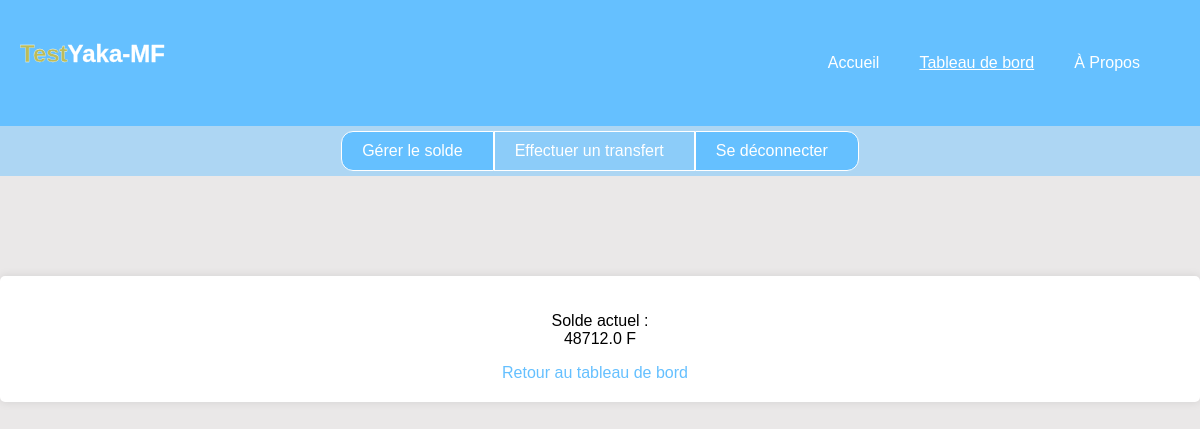
/solde (signed in), run on an earlier commit of the app's database.
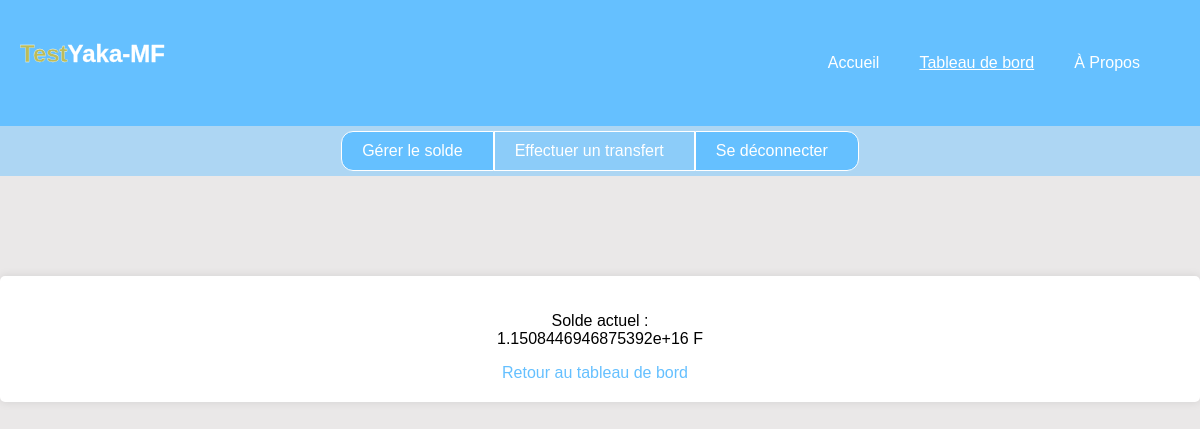
And on a later commit of the database.
### tables this page shows
CREATE TABLE utilisateur (
        id INTEGER PRIMARY KEY AUTOINCREMENT,
        nom TEXT,
        email TEXT UNIQUE,
        contact TEXT UNIQUE,
        mot_de_passe TEXT,
        solde REAL DEFAULT 3000
    );

### app.py (the view)
@app.route('/solde')
@login_required
def solde():
    return render_template('solde.html', solde=current_user.solde)

### app.py (called while the page is built)
@login_manager.user_loader
def load_user(user_id):
    cursor.execute('SELECT * FROM utilisateur WHERE id = ?', (user_id,))
    utilisateur_data = cursor.fetchone()
    if utilisateur_data:
        return Utilisateur(*utilisateur_data)
    return None

### templates/solde.html (shortened to what this page needs)
<!DOCTYPE html>
<html lang="en">
<head>
    <link rel="stylesheet" href="../static/css/dashboard.css">
    <link rel="stylesheet" href="../static/css/transfert.css">
</head>
<body>
    <div class="tableau-de-bord">
        <div class="logo">
            <a href=""><h2 style="color: rgb(188, 188, 89); -webkit-text-stroke: 0.3px white;">Test<span style="color: white;">Yaka-MF</span></h2></a>
        </div>
        <div class="menu">
            <ul>
                <li><a href="{{ url_for('accueil_inscrip') }}">Accueil</a></li>
                <li><a href="{{ url_for('dashboard') }}" style="text-decoration: underline;">Tableau de bord</a></li>
                <li><a href="{{ url_for('a_propos') }}">À Propos</a></li>
            </ul>
        </div>
    </div>
    <div class="barre-menu">
        <button class="menu-bouton1"><a href="{{ url_for('solde') }}">Gérer le solde</a></button>
        <button style=" background: #65bfff75;" class="menu-bouton2"> <a href="{{ url_for('transfert') }}">Effectuer un transfert</a></button>
        <button class="menu-bouton3"> <a href="{{ url_for('deconnexion') }}">Se déconnecter</a></button>
    </div>
    <div style="text-align: center;" class="container">
        <p>Solde actuel : <br> {{ solde }} F</p>
        <a href="{{ url_for('dashboard') }}">Retour au tableau de bord</a>
    </div>
</body>
</html>

What changed in the data, as far as the page shows it:
changed utilisateur: solde "48712.0" → "1.1508446946875392e+16"
